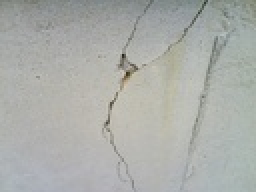
%> input picture exemple3.jpg, 128 x 96 px, shrunk from 1600 x 1200 before the run (shown 2 times larger)
$ octave exemple3.m   (GNU Octave 9; MATLAB toolbox functions it lacks are replaced by stand-ins)
%> lines starting %> are read from the running program, lines starting %| are printed output that depends on the picture; in (x1, y1, x2, y2) boxes, pixels count from 0 and x2, y2 are one past the last pixel; in counts of white or black regions, pixels touching at a corner belong together; the program's own positions count from 1
clear all
close all
% clf
I=imread('exemple3.JPG');
%> I is the input picture: size 96x128x3 uint8; mean R, G, B 171.4, 173.9, 169.9
Indg=rgb2gray(I); %NdG

[l,c]=size(Indg); %Taille matrice Indg
%> l = 96; c = 128


%----Lissage------------
G = fspecial('gaussian',[9 9],3); %creation filtre gaussien


IG = imfilter(Indg,G,'symmetric','same','conv'); %filtrage gaussien
%--------------------------

%------------Calcul du gradient-----
%Matrices grad
IX=zeros(l,c);%grad horizon
IY=zeros(l,c);%grad vert
IXY=zeros(l,c);%norme grad

%Sobel 3x3
for i=2:l-1
    for j=2:c-1
        IX(i,j)=-(-double(IG(i-1,j-1))-2*double(IG(i,j-1))-double(IG(i+1,j-1))+double(IG(i-1,j+1))+2*double(IG(i,j+1))+double(IG(i+1,j+1)))/8;
        IY(i,j)=-(-2*double(IG(i-1,j))+2*double(IG(i+1,j))-double(IG(i-1,j-1))+double(IG(i+1,j-1))-double(IG(i-1,j+1))+double(IG(i+1,j+1)))/8;
        IXY(i,j)=sqrt(((IX(i,j))^2)+((IY(i,j))^2));
    end
end
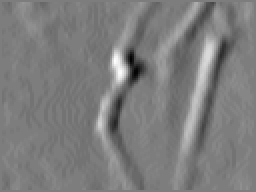
%> IX: size 96x128 double (shown 2 times larger); min -6.75, max 7, mean 0.000722; drawn with min black and max white
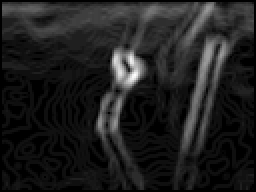
%> IXY: size 96x128 double (shown 2 times larger); min 0, max 8.16, mean 1.01; drawn with min black and max white
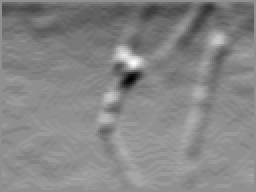
%> IY: size 96x128 double (shown 2 times larger); min -6.25, max 4.88, mean -0.401; drawn with min black and max white

%-------Binarisation----
%Seuillage par hysteresis
Ibin=zeros(l,c);%binaire
Sh=5;
Sb=1.6;

for i=1:l
    for j=1:c

        if IXY(i,j)>=Sh %Seuil : gradient > Sh
            Ibin(i,j)=255;

        elseif IXY(i,j)<Sb %Seuil : gradient < Sb
            Ibin(i,j)=0;
        end

     end
end
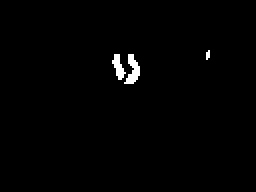
%> Ibin: size 96x128 double (shown 2 times larger); 0.97% white; 3 white regions (1 under 20 px), largest, box (x1, y1, x2, y2) and area: (62, 27, 70, 42) 64, (56, 27, 63, 40) 47

for p=1:50
    for i=1:l
        for j=1:c
            if IXY(i,j)<Sh && IXY(i,j)>=Sb %Seuil : Sh > gradient > Sb
                % Extraction des 8 pixels voisins
                vect = [Ibin(i-1,j-1:j+1) Ibin(i, j-1) Ibin(i, j+1) Ibin(i+1,j-1:j+1)];
                if max(vect)==255
                    Ibin(i,j)=255;
                else
                    Ibin(i,j)=0;
                end
            end
        end
    end
end
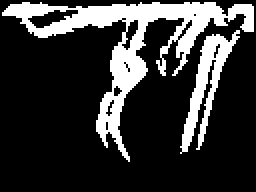
%> Ibin: size 96x128 double (shown 2 times larger); 21.2% white; 2 white regions, box (x1, y1, x2, y2) and area: (1, 1, 127, 81) 2032, (90, 15, 120, 77) 568
%> after the loop, vect = [0 0 0 0 0 0 0 0]


%----------Identification des régions-----
[L,num]=bwlabel(Ibin,8);
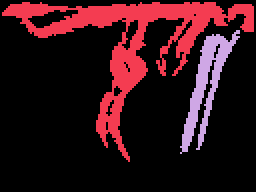
%> L: size 96x128 double (shown 2 times larger); 3 distinct labels, from 0 to 2; one colour per label, 0 black
%> num = 2


t=regionprops(L, 'area'); %info sur les régions
%> t = 2 regions; Area: 2032, 568
taille=zeros(num,1);
for g=1:num
    taille(g,1)=t(g,1).Area(1,1);   %On extrait la taille des régions
end
%> this loop made 2 passes
%> after the loop, taille = [2032; 568]


%-----Effacement des petites régions------
Ifer=zeros(l,c);
for i=1:l
    for j=1:c
        for k=1
            if Ibin(i,j)==0
                Ifer(i,j)=Ibin(i,j);
            else
                for w=1:num
                    if L(i,j)==w
                        if taille(w,1)<=15000 %supression des regions de moins de 15000 px
                          Ifer(i,j)=0;
                        else
                          Ifer(i,j,k)=Ibin(i,j);
                        end
                    end
                end
            end
        end
    end
end
%> Ifer: size 96x128 double; every value is 0

%----------Deuxième identification des régions-----
[L2,num2]=bwlabel(Ifer,8);
%> num2 = 0
t2=regionprops(L2, 'area');
%> t2 = 0 regions
taille2=zeros(num2,1);
for g=1:num2
    taille2(g,1)=t2(g,1).Area(1,1);
end
%> this loop made 0 passes

%-----Fermeture----------
se = strel('square',4);%motif carré de coté 4
Ifer2=imclose(Ifer,se); %fermeture

%-----------Refaire l'image (fissure en rouge)------------
Ifin=zeros(l,c,3);%matrice finale

Ifin=uint8(Ifin);

for i=1:l
    for j=1:c
        for k=1
            if Ifer2(i,j)==0
                Ifin(i,j,:)=I(i,j,:);
            else
                Ifin(i,j,k)=255;
            end
        end
    end
end

%---------------------------Affichages----------------------------------

figure, imagesc(I), title('Début'); %Affichage de l'image de base

figure, imagesc(Indg), title('NdG'); %Affichage de l'image NdG
colormap(gray)
figure, imagesc(IG), title('Lissage'); %Affichage de l'image lissée
colormap(gray)
figure, imagesc(IXY), title('Norme gradient'); %Affichage de la norme du gradient

figure, imagesc(Ibin), title('Binarisation'); %Affichage l'image binaire
colormap(gray)

figure, imagesc(Ifer), title('Effacement'); %Affichage l'image apres effacement des petites régions
colormap(gray)

figure, imagesc(Ifer2), title('Fermeture'); %Affichage l'image fermée
colormap(gray)

figure, imagesc(Ifin), title('Refonte'); %Affichage l'image refaite

figure, imagesc(L2), title('Etape finale'); %Affichage l'image labelisée
%> after `title('Etape finale')`:
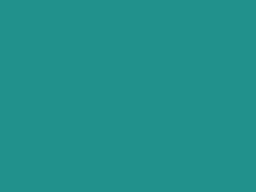
%> displayed picture: size 96x128x3, on the screen's scale of 0 to 255 (shown 2 times larger); mean R, G, B 33, 145, 140
